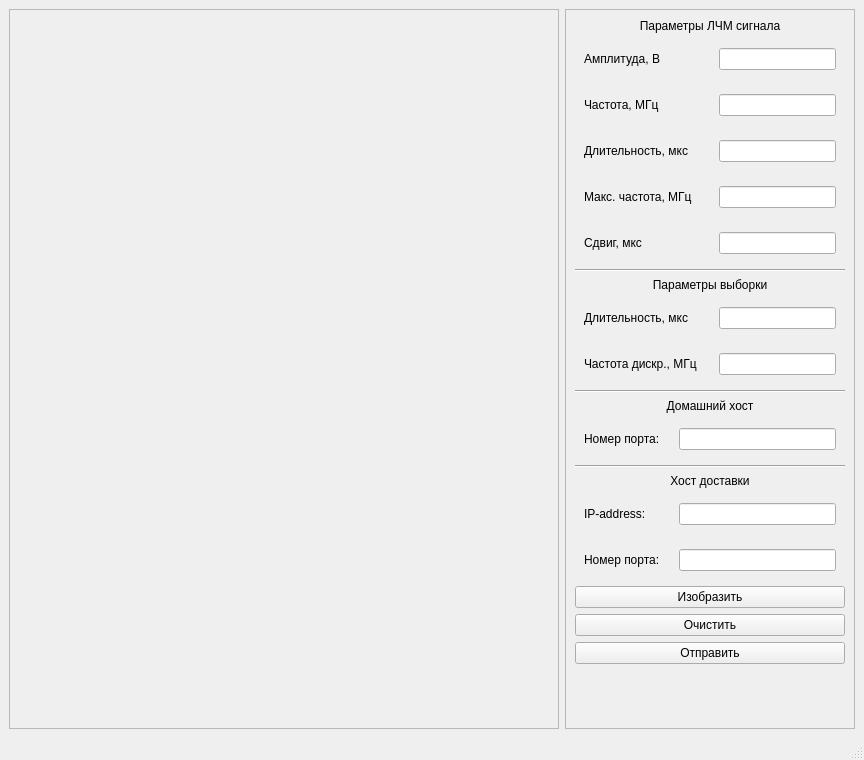
<?xml version="1.0" encoding="UTF-8"?>
<ui version="4.0">
 <class>SignalHandler</class>
 <widget class="QMainWindow" name="SignalHandler">
  <property name="geometry">
   <rect>
    <x>0</x>
    <y>0</y>
    <width>864</width>
    <height>760</height>
   </rect>
  </property>
  <property name="windowTitle">
   <string>SignalHandler</string>
  </property>
  <widget class="QWidget" name="centralwidget">
   <layout class="QGridLayout" name="gridLayout">
    <item row="0" column="0">
     <widget class="QFrame" name="Plots">
      <property name="minimumSize">
       <size>
        <width>550</width>
        <height>550</height>
       </size>
      </property>
      <property name="frameShape">
       <enum>QFrame::StyledPanel</enum>
      </property>
      <property name="frameShadow">
       <enum>QFrame::Raised</enum>
      </property>
     </widget>
    </item>
    <item row="0" column="1">
     <widget class="QFrame" name="Interface">
      <property name="minimumSize">
       <size>
        <width>0</width>
        <height>700</height>
       </size>
      </property>
      <property name="maximumSize">
       <size>
        <width>290</width>
        <height>16777215</height>
       </size>
      </property>
      <property name="frameShape">
       <enum>QFrame::StyledPanel</enum>
      </property>
      <property name="frameShadow">
       <enum>QFrame::Raised</enum>
      </property>
      <layout class="QVBoxLayout" name="verticalLayout_2">
       <item>
        <widget class="QLabel" name="label">
         <property name="text">
          <string>Параметры ЛЧМ сигнала</string>
         </property>
         <property name="textFormat">
          <enum>Qt::AutoText</enum>
         </property>
         <property name="scaledContents">
          <bool>false</bool>
         </property>
         <property name="alignment">
          <set>Qt::AlignCenter</set>
         </property>
        </widget>
       </item>
       <item>
        <widget class="QWidget" name="widget_3" native="true">
         <layout class="QHBoxLayout" name="horizontalLayout_15">
          <item>
           <layout class="QHBoxLayout" name="horizontalLayout_7">
            <property name="spacing">
             <number>5</number>
            </property>
            <item>
             <widget class="QLabel" name="label_4">
              <property name="minimumSize">
               <size>
                <width>130</width>
                <height>0</height>
               </size>
              </property>
              <property name="text">
               <string>Амплитуда, В</string>
              </property>
              <property name="alignment">
               <set>Qt::AlignLeading|Qt::AlignLeft|Qt::AlignVCenter</set>
              </property>
             </widget>
            </item>
            <item>
             <widget class="QLineEdit" name="amplitudeLine">
              <property name="minimumSize">
               <size>
                <width>115</width>
                <height>0</height>
               </size>
              </property>
              <property name="alignment">
               <set>Qt::AlignRight|Qt::AlignTrailing|Qt::AlignVCenter</set>
              </property>
             </widget>
            </item>
           </layout>
          </item>
         </layout>
        </widget>
       </item>
       <item>
        <widget class="QWidget" name="widget_4" native="true">
         <layout class="QHBoxLayout" name="horizontalLayout_14">
          <item>
           <layout class="QHBoxLayout" name="horizontalLayout_8">
            <property name="spacing">
             <number>5</number>
            </property>
            <item>
             <widget class="QLabel" name="label_5">
              <property name="minimumSize">
               <size>
                <width>130</width>
                <height>0</height>
               </size>
              </property>
              <property name="text">
               <string>Частота, МГц</string>
              </property>
              <property name="alignment">
               <set>Qt::AlignLeading|Qt::AlignLeft|Qt::AlignVCenter</set>
              </property>
             </widget>
            </item>
            <item>
             <widget class="QLineEdit" name="frequencyLine">
              <property name="minimumSize">
               <size>
                <width>115</width>
                <height>0</height>
               </size>
              </property>
              <property name="alignment">
               <set>Qt::AlignRight|Qt::AlignTrailing|Qt::AlignVCenter</set>
              </property>
             </widget>
            </item>
           </layout>
          </item>
         </layout>
        </widget>
       </item>
       <item>
        <widget class="QWidget" name="widget_5" native="true">
         <layout class="QHBoxLayout" name="horizontalLayout_13">
          <item>
           <layout class="QHBoxLayout" name="horizontalLayout_9">
            <property name="spacing">
             <number>5</number>
            </property>
            <item>
             <widget class="QLabel" name="label_6">
              <property name="minimumSize">
               <size>
                <width>130</width>
                <height>0</height>
               </size>
              </property>
              <property name="text">
               <string>Длительность, мкс</string>
              </property>
              <property name="alignment">
               <set>Qt::AlignLeading|Qt::AlignLeft|Qt::AlignVCenter</set>
              </property>
             </widget>
            </item>
            <item>
             <widget class="QLineEdit" name="durationLine">
              <property name="minimumSize">
               <size>
                <width>115</width>
                <height>0</height>
               </size>
              </property>
              <property name="alignment">
               <set>Qt::AlignRight|Qt::AlignTrailing|Qt::AlignVCenter</set>
              </property>
             </widget>
            </item>
           </layout>
          </item>
         </layout>
        </widget>
       </item>
       <item>
        <widget class="QWidget" name="widget_2" native="true">
         <layout class="QHBoxLayout" name="horizontalLayout_11">
          <item>
           <layout class="QHBoxLayout" name="horizontalLayout_6">
            <property name="spacing">
             <number>5</number>
            </property>
            <item>
             <widget class="QLabel" name="label_7">
              <property name="minimumSize">
               <size>
                <width>130</width>
                <height>0</height>
               </size>
              </property>
              <property name="text">
               <string>Макс. частота, МГц</string>
              </property>
              <property name="alignment">
               <set>Qt::AlignLeading|Qt::AlignLeft|Qt::AlignVCenter</set>
              </property>
             </widget>
            </item>
            <item>
             <widget class="QLineEdit" name="fMaxLine">
              <property name="minimumSize">
               <size>
                <width>115</width>
                <height>0</height>
               </size>
              </property>
              <property name="alignment">
               <set>Qt::AlignRight|Qt::AlignTrailing|Qt::AlignVCenter</set>
              </property>
             </widget>
            </item>
           </layout>
          </item>
         </layout>
        </widget>
       </item>
       <item>
        <widget class="QWidget" name="widget_11" native="true">
         <layout class="QHBoxLayout" name="horizontalLayout_24">
          <item>
           <layout class="QHBoxLayout" name="horizontalLayout_25">
            <property name="spacing">
             <number>5</number>
            </property>
            <item>
             <widget class="QLabel" name="label_11">
              <property name="minimumSize">
               <size>
                <width>130</width>
                <height>0</height>
               </size>
              </property>
              <property name="text">
               <string>Сдвиг, мкс</string>
              </property>
              <property name="alignment">
               <set>Qt::AlignLeading|Qt::AlignLeft|Qt::AlignVCenter</set>
              </property>
             </widget>
            </item>
            <item>
             <widget class="QLineEdit" name="shiftLine">
              <property name="minimumSize">
               <size>
                <width>115</width>
                <height>0</height>
               </size>
              </property>
              <property name="alignment">
               <set>Qt::AlignRight|Qt::AlignTrailing|Qt::AlignVCenter</set>
              </property>
             </widget>
            </item>
           </layout>
          </item>
         </layout>
        </widget>
       </item>
       <item>
        <widget class="Line" name="line">
         <property name="orientation">
          <enum>Qt::Horizontal</enum>
         </property>
        </widget>
       </item>
       <item>
        <widget class="QLabel" name="label_2">
         <property name="text">
          <string>Параметры выборки</string>
         </property>
         <property name="textFormat">
          <enum>Qt::AutoText</enum>
         </property>
         <property name="scaledContents">
          <bool>false</bool>
         </property>
         <property name="alignment">
          <set>Qt::AlignCenter</set>
         </property>
        </widget>
       </item>
       <item>
        <widget class="QWidget" name="widget_7" native="true">
         <layout class="QHBoxLayout" name="horizontalLayout_16">
          <item>
           <layout class="QHBoxLayout" name="horizontalLayout_17">
            <property name="spacing">
             <number>5</number>
            </property>
            <item>
             <widget class="QLabel" name="label_8">
              <property name="minimumSize">
               <size>
                <width>130</width>
                <height>0</height>
               </size>
              </property>
              <property name="text">
               <string>Длительность, мкс</string>
              </property>
              <property name="alignment">
               <set>Qt::AlignLeading|Qt::AlignLeft|Qt::AlignVCenter</set>
              </property>
             </widget>
            </item>
            <item>
             <widget class="QLineEdit" name="impulceDurationLine">
              <property name="minimumSize">
               <size>
                <width>115</width>
                <height>0</height>
               </size>
              </property>
              <property name="alignment">
               <set>Qt::AlignRight|Qt::AlignTrailing|Qt::AlignVCenter</set>
              </property>
             </widget>
            </item>
           </layout>
          </item>
         </layout>
        </widget>
       </item>
       <item>
        <widget class="QWidget" name="widget_6" native="true">
         <layout class="QHBoxLayout" name="horizontalLayout_12">
          <item>
           <layout class="QHBoxLayout" name="horizontalLayout_10">
            <property name="spacing">
             <number>5</number>
            </property>
            <item>
             <widget class="QLabel" name="label_9">
              <property name="minimumSize">
               <size>
                <width>130</width>
                <height>0</height>
               </size>
              </property>
              <property name="text">
               <string>Частота дискр., МГц</string>
              </property>
              <property name="alignment">
               <set>Qt::AlignLeading|Qt::AlignLeft|Qt::AlignVCenter</set>
              </property>
             </widget>
            </item>
            <item>
             <widget class="QLineEdit" name="fDLine">
              <property name="minimumSize">
               <size>
                <width>115</width>
                <height>0</height>
               </size>
              </property>
              <property name="alignment">
               <set>Qt::AlignRight|Qt::AlignTrailing|Qt::AlignVCenter</set>
              </property>
             </widget>
            </item>
           </layout>
          </item>
         </layout>
        </widget>
       </item>
       <item>
        <widget class="Line" name="line_2">
         <property name="orientation">
          <enum>Qt::Horizontal</enum>
         </property>
        </widget>
       </item>
       <item>
        <widget class="QLabel" name="label_10">
         <property name="text">
          <string>Домашний хост</string>
         </property>
         <property name="alignment">
          <set>Qt::AlignCenter</set>
         </property>
        </widget>
       </item>
       <item>
        <widget class="QWidget" name="widget_8" native="true">
         <layout class="QHBoxLayout" name="horizontalLayout_18">
          <item>
           <layout class="QHBoxLayout" name="horizontalLayout_19">
            <property name="spacing">
             <number>5</number>
            </property>
            <item>
             <widget class="QLabel" name="hostPortLabel">
              <property name="minimumSize">
               <size>
                <width>90</width>
                <height>0</height>
               </size>
              </property>
              <property name="text">
               <string>Номер порта:</string>
              </property>
             </widget>
            </item>
            <item>
             <widget class="QLineEdit" name="hostPortLine">
              <property name="minimumSize">
               <size>
                <width>115</width>
                <height>0</height>
               </size>
              </property>
              <property name="alignment">
               <set>Qt::AlignCenter</set>
              </property>
             </widget>
            </item>
           </layout>
          </item>
         </layout>
        </widget>
       </item>
       <item>
        <widget class="Line" name="line_3">
         <property name="orientation">
          <enum>Qt::Horizontal</enum>
         </property>
        </widget>
       </item>
       <item>
        <widget class="QLabel" name="label_3">
         <property name="text">
          <string>Хост доставки</string>
         </property>
         <property name="textFormat">
          <enum>Qt::AutoText</enum>
         </property>
         <property name="scaledContents">
          <bool>false</bool>
         </property>
         <property name="alignment">
          <set>Qt::AlignCenter</set>
         </property>
        </widget>
       </item>
       <item>
        <widget class="QWidget" name="widget_10" native="true">
         <layout class="QHBoxLayout" name="horizontalLayout_22">
          <item>
           <layout class="QHBoxLayout" name="horizontalLayout_23">
            <property name="spacing">
             <number>5</number>
            </property>
            <item>
             <widget class="QLabel" name="destinationHostLabel">
              <property name="minimumSize">
               <size>
                <width>90</width>
                <height>0</height>
               </size>
              </property>
              <property name="text">
               <string>IP-address:</string>
              </property>
             </widget>
            </item>
            <item>
             <widget class="QLineEdit" name="destinationHostLine">
              <property name="minimumSize">
               <size>
                <width>115</width>
                <height>0</height>
               </size>
              </property>
              <property name="alignment">
               <set>Qt::AlignCenter</set>
              </property>
             </widget>
            </item>
           </layout>
          </item>
         </layout>
        </widget>
       </item>
       <item>
        <widget class="QWidget" name="widget_9" native="true">
         <layout class="QHBoxLayout" name="horizontalLayout_20">
          <item>
           <layout class="QHBoxLayout" name="horizontalLayout_21">
            <property name="spacing">
             <number>5</number>
            </property>
            <item>
             <widget class="QLabel" name="destinationPortLabel">
              <property name="minimumSize">
               <size>
                <width>90</width>
                <height>0</height>
               </size>
              </property>
              <property name="text">
               <string>Номер порта:</string>
              </property>
             </widget>
            </item>
            <item>
             <widget class="QLineEdit" name="destinationPortLine">
              <property name="minimumSize">
               <size>
                <width>115</width>
                <height>0</height>
               </size>
              </property>
              <property name="alignment">
               <set>Qt::AlignCenter</set>
              </property>
             </widget>
            </item>
           </layout>
          </item>
         </layout>
        </widget>
       </item>
       <item>
        <widget class="QPushButton" name="updateBut">
         <property name="text">
          <string>Изобразить</string>
         </property>
        </widget>
       </item>
       <item>
        <widget class="QPushButton" name="clearBut">
         <property name="text">
          <string>Очистить</string>
         </property>
        </widget>
       </item>
       <item>
        <widget class="QPushButton" name="sendBut">
         <property name="text">
          <string>Отправить</string>
         </property>
        </widget>
       </item>
       <item>
        <spacer name="verticalSpacer">
         <property name="orientation">
          <enum>Qt::Vertical</enum>
         </property>
         <property name="sizeHint" stdset="0">
          <size>
           <width>20</width>
           <height>40</height>
          </size>
         </property>
        </spacer>
       </item>
      </layout>
     </widget>
    </item>
   </layout>
  </widget>
  <widget class="QMenuBar" name="menubar">
   <property name="geometry">
    <rect>
     <x>0</x>
     <y>0</y>
     <width>864</width>
     <height>20</height>
    </rect>
   </property>
  </widget>
  <widget class="QStatusBar" name="statusbar"/>
 </widget>
 <resources/>
 <connections/>
</ui>
